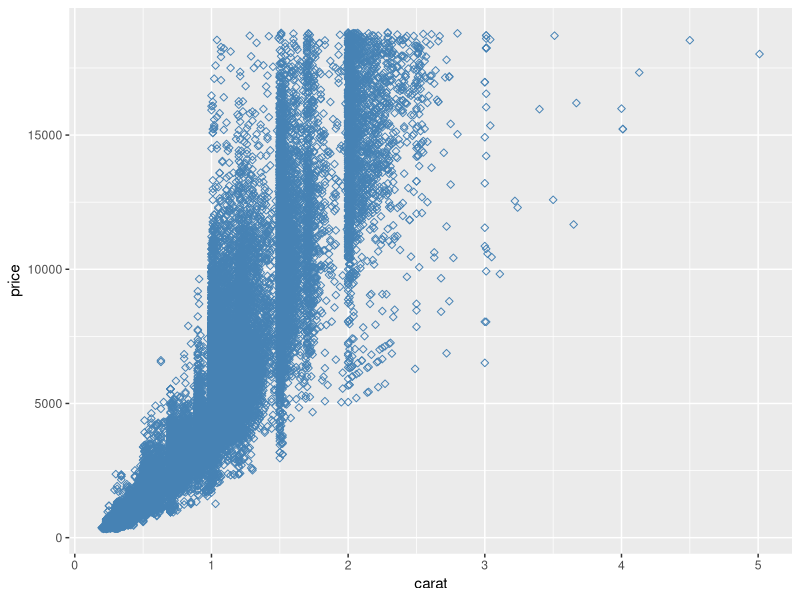
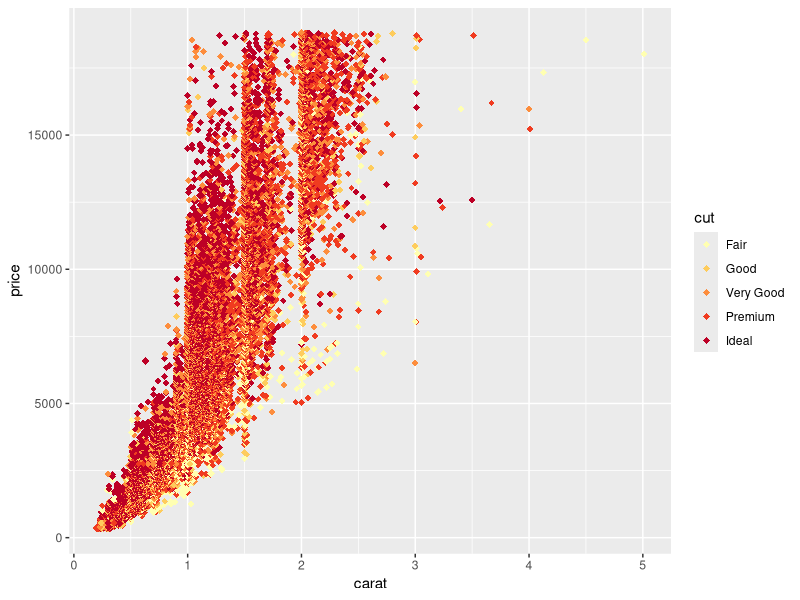

The R source for these figures, in order:
## ---- chunk 1
library(tidyverse)
## ---- chunk 2
## TASK: Plot `price` vs `carat` below
diamonds |>
  ggplot() + 
  geom_point(
    color = "steelblue",
    shape = 5,
    mapping = aes(
      x = carat,
      y = price,
    )
  )
## ---- chunk 3
## TASK: Plot `price`, `carat`, and `cut` below
diamonds |>
  ggplot() +
  geom_point(
    shape = 18,
    size = 2,
    mapping = aes(
      x = carat,
      y = price,
      color = cut
    )
  ) +
  scale_color_brewer(palette = "YlOrRd")
